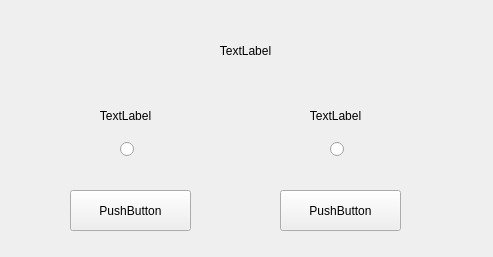
<?xml version="1.0" encoding="UTF-8"?>
<ui version="4.0">
 <class>GluttonousSnake</class>
 <widget class="QWidget" name="GluttonousSnake">
  <property name="geometry">
   <rect>
    <x>0</x>
    <y>0</y>
    <width>493</width>
    <height>257</height>
   </rect>
  </property>
  <property name="windowTitle">
   <string>GluttonousSnake</string>
  </property>
  <widget class="QPushButton" name="Bstart">
   <property name="geometry">
    <rect>
     <x>70</x>
     <y>190</y>
     <width>121</width>
     <height>41</height>
    </rect>
   </property>
   <property name="text">
    <string>PushButton</string>
   </property>
  </widget>
  <widget class="QPushButton" name="Bexit">
   <property name="geometry">
    <rect>
     <x>280</x>
     <y>190</y>
     <width>121</width>
     <height>41</height>
    </rect>
   </property>
   <property name="text">
    <string>PushButton</string>
   </property>
  </widget>
  <widget class="QLabel" name="title">
   <property name="geometry">
    <rect>
     <x>150</x>
     <y>30</y>
     <width>191</width>
     <height>41</height>
    </rect>
   </property>
   <property name="text">
    <string>TextLabel</string>
   </property>
   <property name="alignment">
    <set>Qt::AlignCenter</set>
   </property>
  </widget>
  <widget class="QLabel" name="single_game">
   <property name="geometry">
    <rect>
     <x>80</x>
     <y>100</y>
     <width>91</width>
     <height>31</height>
    </rect>
   </property>
   <property name="text">
    <string>TextLabel</string>
   </property>
   <property name="alignment">
    <set>Qt::AlignCenter</set>
   </property>
  </widget>
  <widget class="QLabel" name="double_game">
   <property name="geometry">
    <rect>
     <x>290</x>
     <y>100</y>
     <width>91</width>
     <height>31</height>
    </rect>
   </property>
   <property name="text">
    <string>TextLabel</string>
   </property>
   <property name="alignment">
    <set>Qt::AlignCenter</set>
   </property>
  </widget>
  <widget class="QRadioButton" name="_1">
   <property name="geometry">
    <rect>
     <x>120</x>
     <y>140</y>
     <width>16</width>
     <height>19</height>
    </rect>
   </property>
   <property name="text">
    <string/>
   </property>
  </widget>
  <widget class="QRadioButton" name="_2">
   <property name="geometry">
    <rect>
     <x>330</x>
     <y>140</y>
     <width>21</width>
     <height>19</height>
    </rect>
   </property>
   <property name="layoutDirection">
    <enum>Qt::LeftToRight</enum>
   </property>
   <property name="text">
    <string/>
   </property>
  </widget>
 </widget>
 <resources/>
 <connections/>
</ui>
